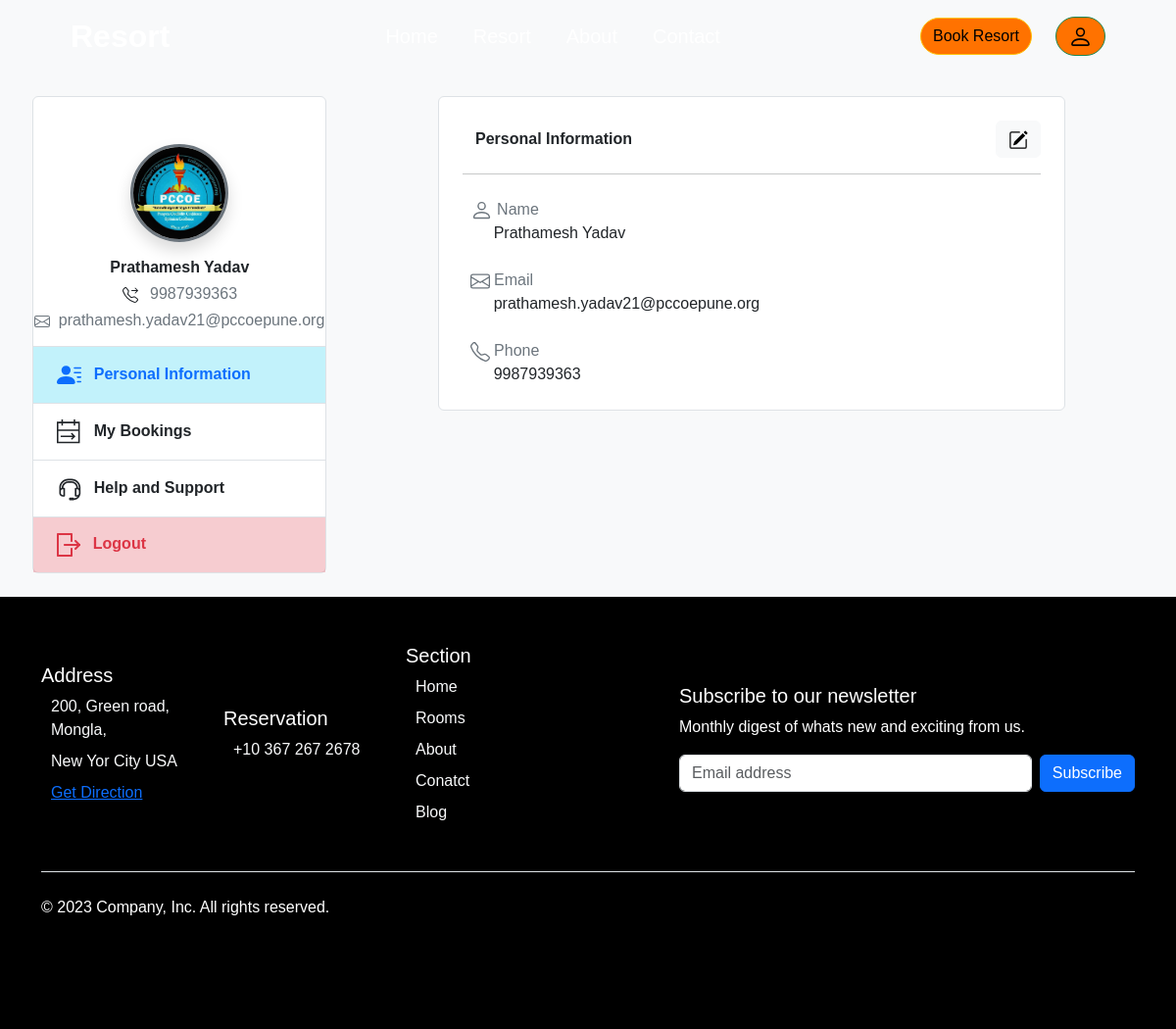
The app's page /myProfile.php (signed in) with its own data.
### tables this page shows
CREATE TABLE `log_details` (
  `id` int NOT NULL,
  `email` varchar(50) NOT NULL,
  `password` varchar(255) NOT NULL,
  `name` text NOT NULL,
  `phone` varchar(10) NOT NULL,
  `image` text NOT NULL
);

### myProfile.php (the view, shortened to what this page needs)
<?php
    $id = $_SESSION['id'];
?>
<!doctype html>
<html lang="en">
    <head>
        <link rel="stylesheet" href="./Partials/Search_page_CSS/style.css">
        <link href="https://cdn.jsdelivr.net/npm/bootstrap@5.3.0-alpha1/dist/css/bootstrap.min.css" rel="stylesheet">
    </head>
    <?php
        require "./Partials/connection.php";
        $sql = "select * from log_details where id=".$id."";
        $result = mysqli_query($conn, $sql);
        $row = mysqli_fetch_assoc($result);
        $name = $row['name'];
        $email = $row['email'];
        $phone = $row['phone'];
    ?>
    <body>
        <div>
            <?php require "Partials/navbar.php"?>
        </div>
        <div class="d-flex flex-row justify-content-evenly mb-4">
            <div class="col-3">
                <div class="bg-white border border-body-tertiary rounded mt-4">
                    <form id="myProfileImg" class="container mt-5 mb-3 profileImage d-flex flex-row justify-content-center align-items-center" action="./myProfile.php" method="post" enctype="multipart/form-data">
                        <div class="custom-file">
                            <label class="custom-file-label" for="imageInput"><img class="rounded-pill border border-3 border-secondary shadow" width="100px" height="100px" src="<?php echo $row['image']; ?>" alt=""></label>
                        </div>
                    </form>
                    <h6 class="text-center fw-bold"><?php echo $name; ?></h6>
                    <h6 class="text-center text-secondary">
                        <?php echo $phone; ?>
                    </h6>
                    <h6 class="text-center text-secondary mb-2">
                        <?php echo $email; ?>
                    </h6>
                    <div class="mt-3 border-top border-body-tertiary" style="cursor: pointer;">
                        <h6 class="px-4 py-3 fw-bold m-0 current text-primary bg-info bg-opacity-25">
                            Personal Information
                        </h6>
                    </div>
                    <div class="border-top border-body-tertiary" style="cursor: pointer;">
                        <h6 class="px-4 py-3 fw-bold m-0 current">
                            My Bookings
                        </h6>
                    </div>
                    <div class="border-top border-body-tertiary" style="cursor: pointer;">
                        <h6 class="px-4 py-3 fw-bold m-0 current">
                            Help and Support
                        </h6>
                    </div>
                    <div class="border-top border-body-tertiary bg-danger bg-opacity-25 text-danger" style="cursor: pointer;">
                        <a href="./logout.php" class="text-danger" style="text-decoration:none;">
                            <h6 class="px-4 py-3 fw-bold m-0">
                                Logout
                            </h6>
                        </a>
                    </div>
                </div>
            </div>
            <div class="col-8">
                <div class="flex-wrap flex-column align-items-center con">
                    <div class="resp p-4 mt-4 rounded border border-body-tertiary mb-3 bg-white">
                        <div class="d-flex flex-row align-items-center justify-content-between">
                            <strong class="h-100">&nbsp;&nbsp;&nbsp;Personal Information</strong>
                            <button onclick="updateInfo()" type="button" class="btn btn-light">
                            </button>
                        </div>
                        <hr class="mb-0">
                        <div class="mx-2 d-flex flex-row flex-wrap">
                            <div class="w-50 mt-4" style="min-width:300px;">
                                <span class="text-secondary">
                                    Name <br>
                                </span>
                                <span class="ms-4"><?php echo $name; ?></span>
                            </div>
                            <div class="w-50 mt-4" style="min-width:300px;">
                                <span class="text-secondary">
                                    Email <br>
                                </span>
                                <span class="ms-4"><?php echo $email; ?></span>
                            </div>
                            <div class="w-50 mt-4" style="min-width:300px;">
                                <span class="text-secondary">
                                    Phone <br>
                                </span>
                                <span class="ms-4"><?php echo $phone; ?></span>
                            </div>
                        </div>
                    </div>
                </div>
            </div>
        </div>
        <?php require "./Partials/footer.php"?>
    </body>
</html>

### Partials/Search_page_CSS/style.css (style rules this page uses)
* { margin:0; padding:0; box-sizing: border-box; }
body { height: 100%; background-color: #ffff; background-position: center; font-family: 'Poppins', sans-serif!important; }

### myProfile.php (style rules this page uses)
body { font-family: sans-serif; height: 100vh; background-color: #f8f9fa; }
.resp { width:80%; }
.profileImage { height: 100px; }
.profileImage img { background-size: contain; }
.custom-file-label { display: inline-block; background-color: transparent; padding: 6px 12px; border-radius: 4px; cursor: pointer; }

### records on screen
log_details: image (picture), name "Prathamesh Yadav", phone "9987939363", email "prathamesh.yadav21@pccoepune.org"
